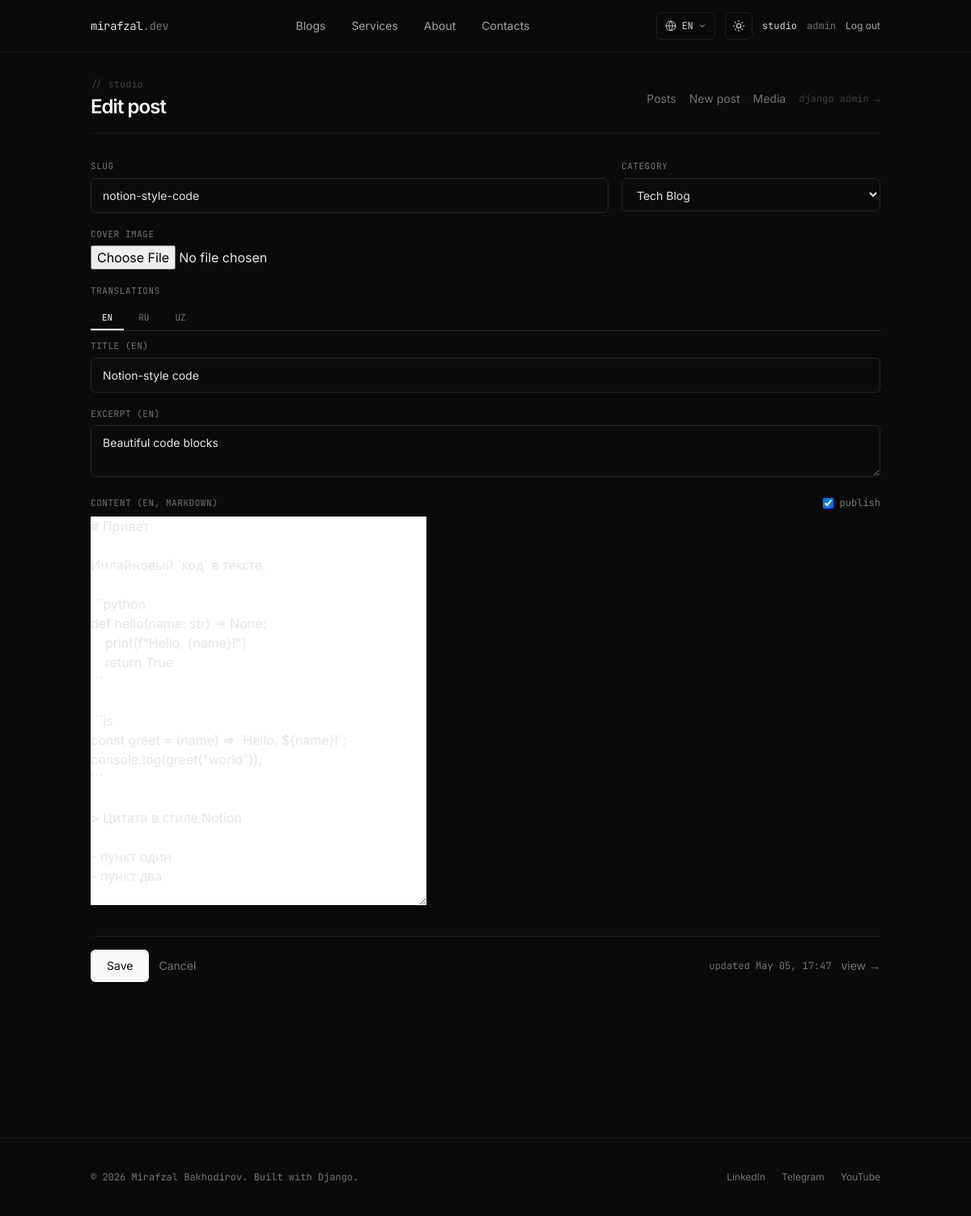
/studio/2/edit/ (signed in), run on the app's committed database.
### apps/blogs/models.py (models this page shows, shortened)
class Post(models.Model):
    class Category(models.TextChoices):
        TECH = "tech", _("Tech Blog")
        PERSONAL = "personal", _("Personal Blog")
    title = models.CharField(_("Title (EN)"), max_length=200)
    title_ru = models.CharField(_("Title (RU)"), max_length=200, blank=True)
    title_uz = models.CharField(_("Title (UZ)"), max_length=200, blank=True)
    slug = models.SlugField(max_length=220, unique=True, blank=True)
    category = models.CharField(
        _("Category"),
        max_length=16, choices=Category.choices, default=Category.TECH,
    )
    excerpt = models.CharField(
        _("Excerpt (EN)"),
        max_length=280,
        blank=True,
        help_text=_("Short summary shown in listings."),
    )
    excerpt_ru = models.CharField(_("Excerpt (RU)"), max_length=280, blank=True)
    excerpt_uz = models.CharField(_("Excerpt (UZ)"), max_length=280, blank=True)
    content = models.TextField(_("Content (EN)"), help_text=_("Markdown source"))
    content_ru = models.TextField(_("Content (RU)"), blank=True)
    content_uz = models.TextField(_("Content (UZ)"), blank=True)
    content_html = models.TextField(blank=True, editable=False)
    content_html_ru = models.TextField(blank=True, editable=False)
    content_html_uz = models.TextField(blank=True, editable=False)
    cover_image = models.ImageField(_("Cover image"), upload_to="blog_covers/", blank=True, null=True)
    is_published = models.BooleanField(_("Published"), default=True)
    created_at = models.DateTimeField(auto_now_add=True)
    updated_at = models.DateTimeField(auto_now=True)
    class Meta:
        ordering = ["-created_at"]
        verbose_name = _("Post")
        verbose_name_plural = _("Posts")
    def get_absolute_url(self):
        if self.category == self.Category.TECH:
            return reverse("blogs:tech_detail", kwargs={"slug": self.slug})
        return reverse("blogs:personal_detail", kwargs={"slug": self.slug})

### apps/studio/views.py (the view)
# urls.py: path("<int:pk>/edit/", views.post_edit, name="post_edit"),
@login_required
@staff_only
def post_edit(request, pk):
    post = get_object_or_404(Post, pk=pk)
    if request.method == "POST":
        form = PostForm(request.POST, request.FILES, instance=post)
        if form.is_valid():
            post = form.save()
            messages.success(request, _("Saved."))
            return redirect("studio:post_edit", pk=post.pk)
    else:
        form = PostForm(instance=post)
    return render(request, "studio/post_form.html", {"form": form, "post": post})

### apps/pages/context_processors.py (called while the page is built)
def site_settings(request):
    return {"site": settings.SITE_CONTENT}

### apps/studio/views.py (called while the page is built)
def _is_staff(user):
    return user.is_authenticated and (user.is_staff or user.is_superuser)

### templates/studio/post_form.html (shortened to what this page needs)
{% extends "studio/_base.html" %}
{% load i18n %}
{% block studio_title %}{% if post %}{% trans "Edit post" %}{% else %}{% trans "New post" %}{% endif %}{% endblock %}
{% block studio_content %}
<link rel="stylesheet" href="https://cdn.jsdelivr.net/npm/easymde/dist/easymde.min.css" />
<link rel="stylesheet" href="https://cdn.jsdelivr.net/gh/highlightjs/cdn-release@11.10.0/build/styles/github-dark.min.css" />
<form method="post" enctype="multipart/form-data" id="studio-form" novalidate>
  <div class="studio-row studio-row-inline">
    <div>
      <label class="studio-label" for="id_slug">{% trans "Slug" %}</label>
      {{ form.slug }}
    </div>
    <div>
      <label class="studio-label" for="id_category">{% trans "Category" %}</label>
      {{ form.category }}
    </div>
  </div>
  <div class="studio-row">
    <label class="studio-label" for="id_cover_image">{% trans "Cover image" %}</label>
    {{ form.cover_image }}
  </div>
  <div class="studio-row">
    <p class="studio-label" style="margin-bottom:10px;">{% trans "Translations" %}</p>
    <div class="lang-tabs" data-lang-tabs>
      <button type="button" data-lang-tab="en" class="active">EN</button>
      <button type="button" data-lang-tab="ru">RU</button>
      <button type="button" data-lang-tab="uz">UZ</button>
    </div>
    <div class="lang-pane active" data-lang-pane="en">
      <div class="studio-row">
        <label class="studio-label" for="id_title">{% trans "Title (EN)" %}</label>
        {{ form.title }}
      </div>
      <div class="studio-row">
        <label class="studio-label" for="id_excerpt">{% trans "Excerpt (EN)" %}</label>
        {{ form.excerpt }}
      </div>
      <div class="studio-row">
        <div class="flex items-center justify-between mb-2">
          <label class="studio-label" style="margin:0;">{% trans "Content (EN, Markdown)" %}</label>
          <label class="flex items-center gap-2 text-ink-500 dark:text-ink-400 font-mono text-xs cursor-pointer">
            {{ form.is_published }} <span>{% trans "publish" %}</span>
          </label>
        </div>
        {{ form.content }}
      </div>
    </div>
  </div>
  <div class="flex items-center gap-3 mt-8 pt-4 border-t border-ink-200 dark:border-ink-800">
    <button type="submit"
            class="px-5 py-2.5 bg-ink-900 dark:bg-ink-50 text-white dark:text-ink-900 text-sm rounded-md hover:opacity-90 transition">
      {% trans "Save" %}
    </button>
    <a href="{% url 'studio:post_list' %}" class="text-sm text-ink-500 dark:text-ink-400 hover:text-ink-900 dark:hover:text-white">{% trans "Cancel" %}</a>
    {% if post %}
      <span class="ml-auto text-xs font-mono text-ink-400">{% trans "updated" %} {{ post.updated_at|date:"M d, H:i" }}</span>
      <a href="{{ post.get_absolute_url }}" target="_blank" class="text-sm text-ink-500 dark:text-ink-400 hover:text-ink-900 dark:hover:text-white">{% trans "view" %} →</a>
    {% endif %}
  </div>
</form>
{% endblock %}

### templates/partials/navbar.html (shortened to what this page needs)
{% load static i18n %}
{% get_current_language as LANGUAGE_CODE %}
<header class="fixed top-0 left-0 right-0 z-50 backdrop-blur-xl bg-white/70 dark:bg-ink-950/70 border-b border-ink-200 dark:border-ink-800 transition-colors">
  <nav class="mx-auto max-w-5xl px-6 h-16 flex items-center justify-between">
    <a href="{% url 'pages:home' %}" class="font-mono text-sm tracking-tight text-ink-900 dark:text-ink-100 hover:opacity-80 transition">
      mirafzal<span class="text-ink-400">.dev</span>
    </a>
    <ul class="hidden md:flex items-center gap-8 text-sm text-ink-600 dark:text-ink-300">
      <li><a href="{% url 'blogs:index' %}" class="hover:text-ink-900 dark:hover:text-white transition">{% trans "Blogs" %}</a></li>
      <li><a href="{% url 'pages:services' %}" class="hover:text-ink-900 dark:hover:text-white transition">{% trans "Services" %}</a></li>
      <li><a href="{% url 'pages:about' %}" class="hover:text-ink-900 dark:hover:text-white transition">{% trans "About" %}</a></li>
      <li><a href="{% url 'contact:index' %}" class="hover:text-ink-900 dark:hover:text-white transition">{% trans "Contacts" %}</a></li>
    </ul>
    <div class="flex items-center gap-3 text-xs">
      <div class="relative" data-lang-switch>
        <button
          type="button"
          data-lang-toggle
          aria-label="{% trans 'Switch language' %}"
          aria-haspopup="listbox"
          aria-expanded="false"
          class="inline-flex items-center gap-1.5 px-2.5 py-2 rounded-md border border-ink-200 dark:border-ink-700 text-ink-700 dark:text-ink-200 hover:border-ink-400 dark:hover:border-ink-400 transition font-mono uppercase">
          <span data-lang-current>{{ LANGUAGE_CODE|upper }}</span>
          <svg xmlns="http://www.w3.org/2000/svg" width="10" height="10" viewBox="0 0 24 24" fill="none" stroke="currentColor" stroke-width="2" stroke-linecap="round" stroke-linejoin="round"><polyline points="6 9 12 15 18 9"/></svg>
        </button>
      </div>
      <button
        id="theme-toggle"
        data-theme-toggle
        aria-label="{% trans 'Toggle theme' %}"
        class="p-2 rounded-md border border-ink-200 dark:border-ink-700 text-ink-700 dark:text-ink-200 hover:border-ink-400 dark:hover:border-ink-400 transition">
      </button>
      <div class="hidden md:flex items-center gap-3">
        {% if request.user.is_authenticated %}
          {% if request.user.is_staff %}
            <a href="{% url 'studio:post_list' %}" class="text-ink-700 dark:text-ink-200 hover:text-ink-900 dark:hover:text-white transition font-mono">{% trans "studio" %}</a>
          {% endif %}
          <span class="text-ink-500 dark:text-ink-400 font-mono">{{ request.user.username }}</span>
          <form method="post" action="{% url 'accounts:logout' %}">{% csrf_token %}
            <button class="text-ink-600 dark:text-ink-300 hover:text-ink-900 dark:hover:text-white transition">{% trans "Log out" %}</button>
          </form>
        {% endif %}
      </div>
    </div>
  </nav>
</header>

### static/css/site.css (style rules this page uses)
html { scroll-behavior: smooth; }
body { font-feature-settings: "ss01", "cv11"; -webkit-font-smoothing: antialiased; }

### templates/studio/post_form.html (style rules this page uses)
.studio-input { width: 100%; background: transparent; border: 1px solid #d4d4d4; border-radius: 6px; padding: 10px 14px; font-size: 14px; color: inherit; outline: none; transition: border-color .15s; }
.dark .studio-input { border-color: #262626; }
.studio-label { display:block; font-family:"JetBrains Mono",monospace; font-size:11px; color:#737373; margin-bottom:6px; text-transform:uppercase; letter-spacing:0.05em; }
.studio-row { margin-bottom: 18px; }
.studio-row-inline { display: grid; grid-template-columns: 2fr 1fr; gap: 16px; }
.lang-tabs { display:flex; gap:4px; margin-bottom:10px; border-bottom:1px solid #e5e5e5; }
.dark .lang-tabs { border-color:#262626; }
.lang-tabs button { background:transparent; border:none; padding:6px 14px; font-family:"JetBrains Mono",monospace; font-size:11px; text-transform:uppercase; color:#737373; cursor:pointer; border-bottom:2px solid transparent; }
.lang-tabs button.active { color:#0a0a0a; border-bottom-color:#0a0a0a; }
.dark .lang-tabs button.active { color:#fafafa; border-bottom-color:#fafafa; }
.lang-pane { display:none; }
.lang-pane.active { display:block; }

### data on the page
Post: slug "notion-style-code", category "Tech Blog", title "Notion-style code", excerpt "Beautiful code blocks", is_published "☑", content "# Привет Инлайновый `код` в тексте. ```python def hello(name: str) -> None: print(f\"Hello, {name}!\") return True ``` ```js const greet = (name) => `Hello, ${name}!`; console.log(greet(\"world\")); ``` > Цитата в стиле Notion - пункт один - пункт два", updated_at "May 05, 17:47"

### other printed values
{{ LANGUAGE_CODE|upper }} "EN"
{{ request.user.username }} "admin"
{{ site.owner_name }} "Mirafzal Bakhodirov"
